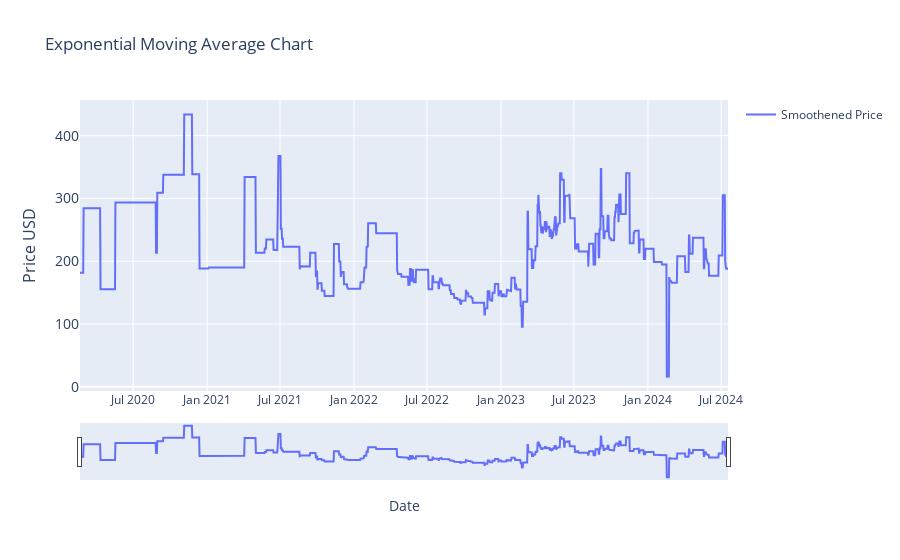

Write notebook code for a chart like this one.
### Markdown cell above
### exponential_moving_average

### Code cell
# Exponential Moving Average (EMA)  
 # | Part of Moving Averages (2) block

import plotly.graph_objects as go
import pandas as pd
from ipywidgets import interact, DatePicker
import numpy as np


df = current_item.copy()

# NOTE: Span = Used to calculate the decay factor. Higher span -> greater exponential smoothing
span = 10
df = calculate_ema(df, span)

start_date_picker = DatePicker(description='Start Date', value=START_DATE)
end_date_picker = DatePicker(description='End Date', value=END_DATE)


interact(lambda start_date, end_date:
            plot_exponential_moving_average(df, start_date, end_date),
            start_date=start_date_picker, end_date=end_date_picker)

### Figure 1 — Plotly figure (JSON) as saved in the notebook; plotly's stock layout.template omitted (floating-point values rounded to 4 significant figures; data arrays with more than 128 entries replaced by an {"elided": "..."} marker saying what was removed)
{"data": [{"mode": "lines", "name": "Smoothened Price", "type": "scatter", "x": {"elided": "1611 str values"}, "y": {"elided": "1611 float values"}}], "layout": {"showlegend": true, "title": {"text": "Exponential Moving Average Chart"}, "xaxis": {"rangeslider": {"visible": true}, "title": {"text": "Date"}, "type": "date"}, "yaxis": {"tickfont": {"size": 14}, "title": {"font": {"size": 16}, "text": "Price USD"}}}}
